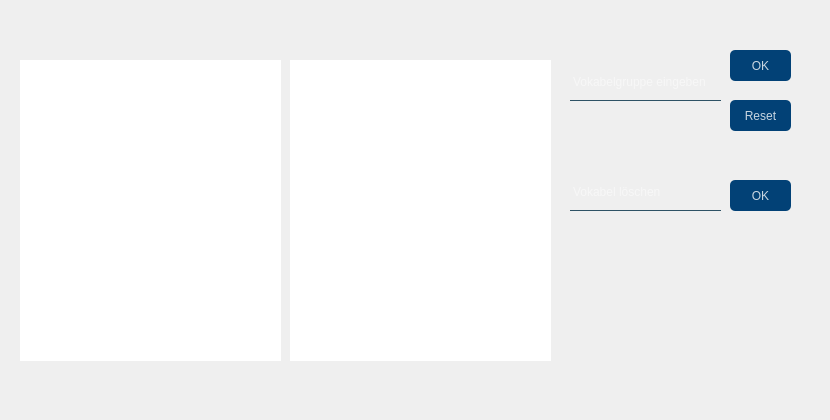
       <widget class="QWidget" name="main">
        <widget class="QWidget" name="grouper_3" native="true">
         <property name="geometry">
          <rect>
           <x>0</x>
           <y>0</y>
           <width>821</width>
           <height>411</height>
          </rect>
         </property>
         <widget class="QLineEdit" name="select_Group">
          <property name="geometry">
           <rect>
            <x>570</x>
            <y>70</y>
            <width>151</width>
            <height>31</height>
           </rect>
          </property>
          <property name="styleSheet">
           <string notr="true">background-color: rgba(0, 0, 0, 0);
border: 1px solid rgba(0, 0, 0, 0);
border-bottom-color: rgba(46, 82, 101, 255);
color: rgb(255, 255, 255);
padding-bottom: 7px</string>
          </property>
          <property name="placeholderText">
           <string>Vokabelgruppe eingeben</string>
          </property>
         </widget>
         <widget class="QTextEdit" name="engText">
          <property name="geometry">
           <rect>
            <x>20</x>
            <y>60</y>
            <width>261</width>
            <height>301</height>
           </rect>
          </property>
          <property name="styleSheet">
           <string notr="true">background: white;
border: 0;</string>
          </property>
         </widget>
         <widget class="QTextEdit" name="gerText">
          <property name="geometry">
           <rect>
            <x>290</x>
            <y>60</y>
            <width>261</width>
            <height>301</height>
           </rect>
          </property>
          <property name="styleSheet">
           <string notr="true">background: white;
border: 0;</string>
          </property>
         </widget>
         <widget class="QLabel" name="gerImg2">
          <property name="geometry">
           <rect>
            <x>390</x>
            <y>10</y>
            <width>71</width>
            <height>41</height>
           </rect>
          </property>
          <property name="styleSheet">
           <string notr="true">border-image: url(:/language/images/ger.png);</string>
          </property>
          <property name="text">
           <string/>
          </property>
         </widget>
         <widget class="QLabel" name="engImg2">
          <property name="geometry">
           <rect>
            <x>120</x>
            <y>10</y>
            <width>71</width>
            <height>41</height>
           </rect>
          </property>
          <property name="styleSheet">
           <string notr="true">border-image: url(:/language/images/eng.jpg);</string>
          </property>
          <property name="text">
           <string/>
          </property>
         </widget>
         <widget class="QPushButton" name="selectGroup">
          <property name="geometry">
           <rect>
            <x>730</x>
            <y>50</y>
            <width>61</width>
            <height>31</height>
           </rect>
          </property>
          <property name="styleSheet">
           <string notr="true">#selectGroup{
	background-color: rgba(2, 65, 118, 255);
	color: rgba(255, 255, 255, 200);
	border-radius: 5px;
}

#selectGroup:pressed{
	padding-left: 5px;
	padding-top: 5px;
	background-color: rgba(2, 65, 118, 100);
}

#selectGroup:hover,
#selectGroup:focus{
	background-color: rgba(2, 65, 118, 200);
}</string>
          </property>
          <property name="text">
           <string>OK</string>
          </property>
         </widget>
         <widget class="QLineEdit" name="select_Del">
          <property name="geometry">
           <rect>
            <x>570</x>
            <y>180</y>
            <width>151</width>
            <height>31</height>
           </rect>
          </property>
          <property name="styleSheet">
           <string notr="true">background-color: rgba(0, 0, 0, 0);
border: 1px solid rgba(0, 0, 0, 0);
border-bottom-color: rgba(46, 82, 101, 255);
color: rgb(255, 255, 255);
padding-bottom: 7px</string>
          </property>
          <property name="placeholderText">
           <string>Vokabel löschen</string>
          </property>
         </widget>
         <widget class="QPushButton" name="selectDel">
          <property name="geometry">
           <rect>
            <x>730</x>
            <y>180</y>
            <width>61</width>
            <height>31</height>
           </rect>
          </property>
          <property name="styleSheet">
           <string notr="true">#selectDel{
	background-color: rgba(2, 65, 118, 255);
	color: rgba(255, 255, 255, 200);
	border-radius: 5px;
}

#selectDel:pressed{
	padding-left: 5px;
	padding-top: 5px;
	background-color: rgba(2, 65, 118, 100);
}

#selectDel:hover,
#selectDel:focus{
	background-color: rgba(2, 65, 118, 200);
}</string>
          </property>
          <property name="text">
           <string>OK</string>
          </property>
         </widget>
         <widget class="QLabel" name="errorMsg">
          <property name="geometry">
           <rect>
            <x>570</x>
            <y>110</y>
            <width>161</width>
            <height>16</height>
           </rect>
          </property>
          <property name="styleSheet">
           <string notr="true">color: red;</string>
          </property>
          <property name="text">
           <string/>
          </property>
         </widget>
         <widget class="QLabel" name="errorMsg2">
          <property name="geometry">
           <rect>
            <x>570</x>
            <y>220</y>
            <width>161</width>
            <height>16</height>
           </rect>
          </property>
          <property name="styleSheet">
           <string notr="true">color: red;</string>
          </property>
          <property name="text">
           <string/>
          </property>
         </widget>
         <widget class="QPushButton" name="resetGroup">
          <property name="geometry">
           <rect>
            <x>730</x>
            <y>100</y>
            <width>61</width>
            <height>31</height>
           </rect>
          </property>
          <property name="styleSheet">
           <string notr="true">#resetGroup{
	background-color: rgba(2, 65, 118, 255);
	color: rgba(255, 255, 255, 200);
	border-radius: 5px;
}

#resetGroup:pressed{
	padding-left: 5px;
	padding-top: 5px;
	background-color: rgba(2, 65, 118, 255);
}

#resetGroup:hover,
#resetGroup:focus{
	background-color: rgba(2, 65, 118, 200);
}</string>
          </property>
          <property name="text">
           <string>Reset</string>
          </property>
         </widget>
        </widget>
       </widget>
